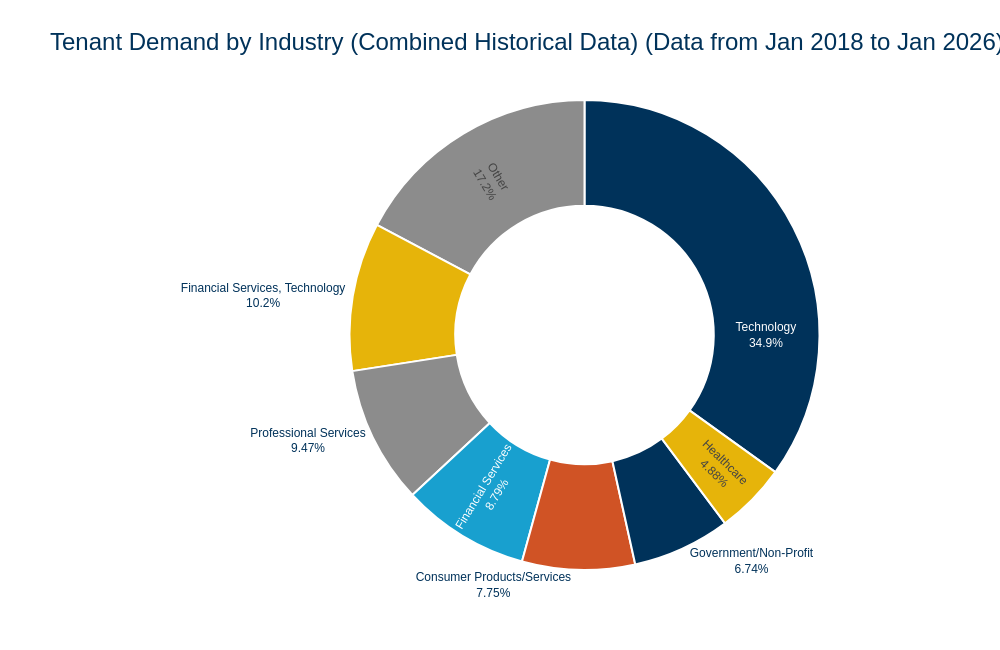

Notebook code for this chart:
### Markdown cell above
## Chart 3: Demand by Industry (Donut Chart)

### Code cell
# Aggregate by industry
industry_data = (
    df_combined.dropna(subset=['sf_avg'])
    .groupby('industry')['sf_avg']
    .sum()
    .reset_index()
)
industry_data = industry_data[industry_data['sf_avg'] > 0]
industry_data = industry_data[industry_data['industry'].astype(str).str.strip() != '']

# Note how far back the data goes
if 'date' in df_combined.columns:
    min_date = df_combined['date'].min()
    max_date = df_combined['date'].max()
    date_range_note = f"(Data from {min_date:%b %Y} to {max_date:%b %Y})"
else:
    date_range_note = ""

# Top 7 + Other
industry_data_sorted = industry_data.sort_values(by='sf_avg', ascending=False)
top_n = 7
largest = industry_data_sorted.iloc[:top_n]
other = industry_data_sorted.iloc[top_n:]

if not other.empty:
    other_row = pd.DataFrame([{
        'industry': 'Other',
        'sf_avg': other['sf_avg'].sum()
    }])
    pie_data = pd.concat([largest, other_row], ignore_index=True)
else:
    pie_data = largest

# Extend color palette
industry_colors = (AQUILA_COLORS * ((len(pie_data) // len(AQUILA_COLORS)) + 1))[:len(pie_data)]

fig3 = go.Figure(
    data=[
        go.Pie(
            labels=pie_data['industry'],
            values=pie_data['sf_avg'],
            textinfo='label+percent',
            insidetextorientation='radial',
            hole=0.55,
            marker=dict(
                line=dict(color=COLORS['background'], width=2),
                colors=industry_colors
            )
        )
    ]
)

fig3.update_layout(
    title={
        'text': f'Tenant Demand by Industry (Combined Historical Data) {date_range_note}',
        'font': dict(family=AQUILA_FONT, size=24, color=AQUILA_COLORS[0])
    },
    plot_bgcolor=COLORS['background'],
    paper_bgcolor=COLORS['background'],
    font=dict(family=AQUILA_FONT, size=12, color=AQUILA_COLORS[0]),
    showlegend=False,
    width=1000,
    height=650,
    margin=dict(t=100, b=80, l=50, r=50)
)

fig3.write_html('charts/office/requirements_sf_avg_by_industry.html')
print('✓ Saved charts/office/requirements_sf_avg_by_industry.html')
fig3.show()

### Figure 1 — Plotly figure (JSON) as saved in the notebook; plotly's stock layout.template omitted (floating-point values rounded to 4 significant figures)
{"data": [{"hole": 0.55, "insidetextorientation": "radial", "labels": ["Technology", "Financial Services, Technology", "Professional Services", "Financial Services", "Consumer Products/Services", "Government/Non-Profit", "Healthcare", "Other"], "marker": {"colors": ["#00325a", "#e6b40a", "#8c8c8c", "#18a0CF", "#D05325", "#00325a", "#e6b40a", "#8c8c8c"], "line": {"color": "#FFFFFF", "width": 2}}, "textinfo": "label+percent", "type": "pie", "values": [2154050, 630100, 584000, 542450, 478400, 415900, 301150, 1063950]}], "layout": {"font": {"color": "#00325a", "family": "Futura LT Pro, Futura, Arial, sans-serif", "size": 12}, "height": 650, "margin": {"b": 80, "l": 50, "r": 50, "t": 100}, "paper_bgcolor": "#FFFFFF", "plot_bgcolor": "#FFFFFF", "showlegend": false, "title": {"font": {"color": "#00325a", "family": "Futura LT Pro, Futura, Arial, sans-serif", "size": 24}, "text": "Tenant Demand by Industry (Combined Historical Data) (Data from Jan 2018 to Jan 2026)"}, "width": 1000}}
